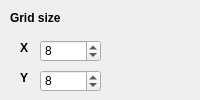
       <widget class="QDockWidget" name="snapToolDockWidget">
        <property name="enabled">
         <bool>true</bool>
        </property>
        <property name="minimumSize">
         <size>
          <width>200</width>
          <height>38</height>
         </size>
        </property>
        <property name="maximumSize">
         <size>
          <width>200</width>
          <height>524287</height>
         </size>
        </property>
        <property name="windowTitle">
         <string>Snap Tool</string>
        </property>
        <widget class="QWidget" name="dockWidgetContents_4">
         <widget class="QLabel" name="label_22">
          <property name="geometry">
           <rect>
            <x>10</x>
            <y>10</y>
            <width>61</width>
            <height>16</height>
           </rect>
          </property>
          <property name="font">
           <font>
            <pointsize>9</pointsize>
            <weight>75</weight>
            <bold>true</bold>
           </font>
          </property>
          <property name="text">
           <string>Grid size</string>
          </property>
         </widget>
         <widget class="QSpinBox" name="snapToGridXValueSpinBox">
          <property name="geometry">
           <rect>
            <x>40</x>
            <y>40</y>
            <width>61</width>
            <height>22</height>
           </rect>
          </property>
          <property name="minimum">
           <number>1</number>
          </property>
          <property name="maximum">
           <number>1000</number>
          </property>
          <property name="value">
           <number>8</number>
          </property>
         </widget>
         <widget class="QSpinBox" name="snapToGridYValueSpinBox">
          <property name="geometry">
           <rect>
            <x>40</x>
            <y>70</y>
            <width>61</width>
            <height>22</height>
           </rect>
          </property>
          <property name="minimum">
           <number>1</number>
          </property>
          <property name="maximum">
           <number>1000</number>
          </property>
          <property name="value">
           <number>8</number>
          </property>
         </widget>
         <widget class="QSpinBox" name="snapToGridZValueSpinBox">
          <property name="geometry">
           <rect>
            <x>40</x>
            <y>100</y>
            <width>61</width>
            <height>22</height>
           </rect>
          </property>
          <property name="minimum">
           <number>1</number>
          </property>
          <property name="maximum">
           <number>1000</number>
          </property>
          <property name="value">
           <number>8</number>
          </property>
         </widget>
         <widget class="QLabel" name="label_23">
          <property name="geometry">
           <rect>
            <x>20</x>
            <y>40</y>
            <width>16</width>
            <height>16</height>
           </rect>
          </property>
          <property name="font">
           <font>
            <weight>75</weight>
            <bold>true</bold>
           </font>
          </property>
          <property name="text">
           <string>X</string>
          </property>
         </widget>
         <widget class="QLabel" name="label_24">
          <property name="geometry">
           <rect>
            <x>20</x>
            <y>70</y>
            <width>16</width>
            <height>16</height>
           </rect>
          </property>
          <property name="font">
           <font>
            <weight>75</weight>
            <bold>true</bold>
           </font>
          </property>
          <property name="text">
           <string>Y</string>
          </property>
         </widget>
         <widget class="QLabel" name="label_25">
          <property name="geometry">
           <rect>
            <x>20</x>
            <y>100</y>
            <width>16</width>
            <height>16</height>
           </rect>
          </property>
          <property name="font">
           <font>
            <weight>75</weight>
            <bold>true</bold>
           </font>
          </property>
          <property name="text">
           <string>Z</string>
          </property>
         </widget>
        </widget>
       </widget>
